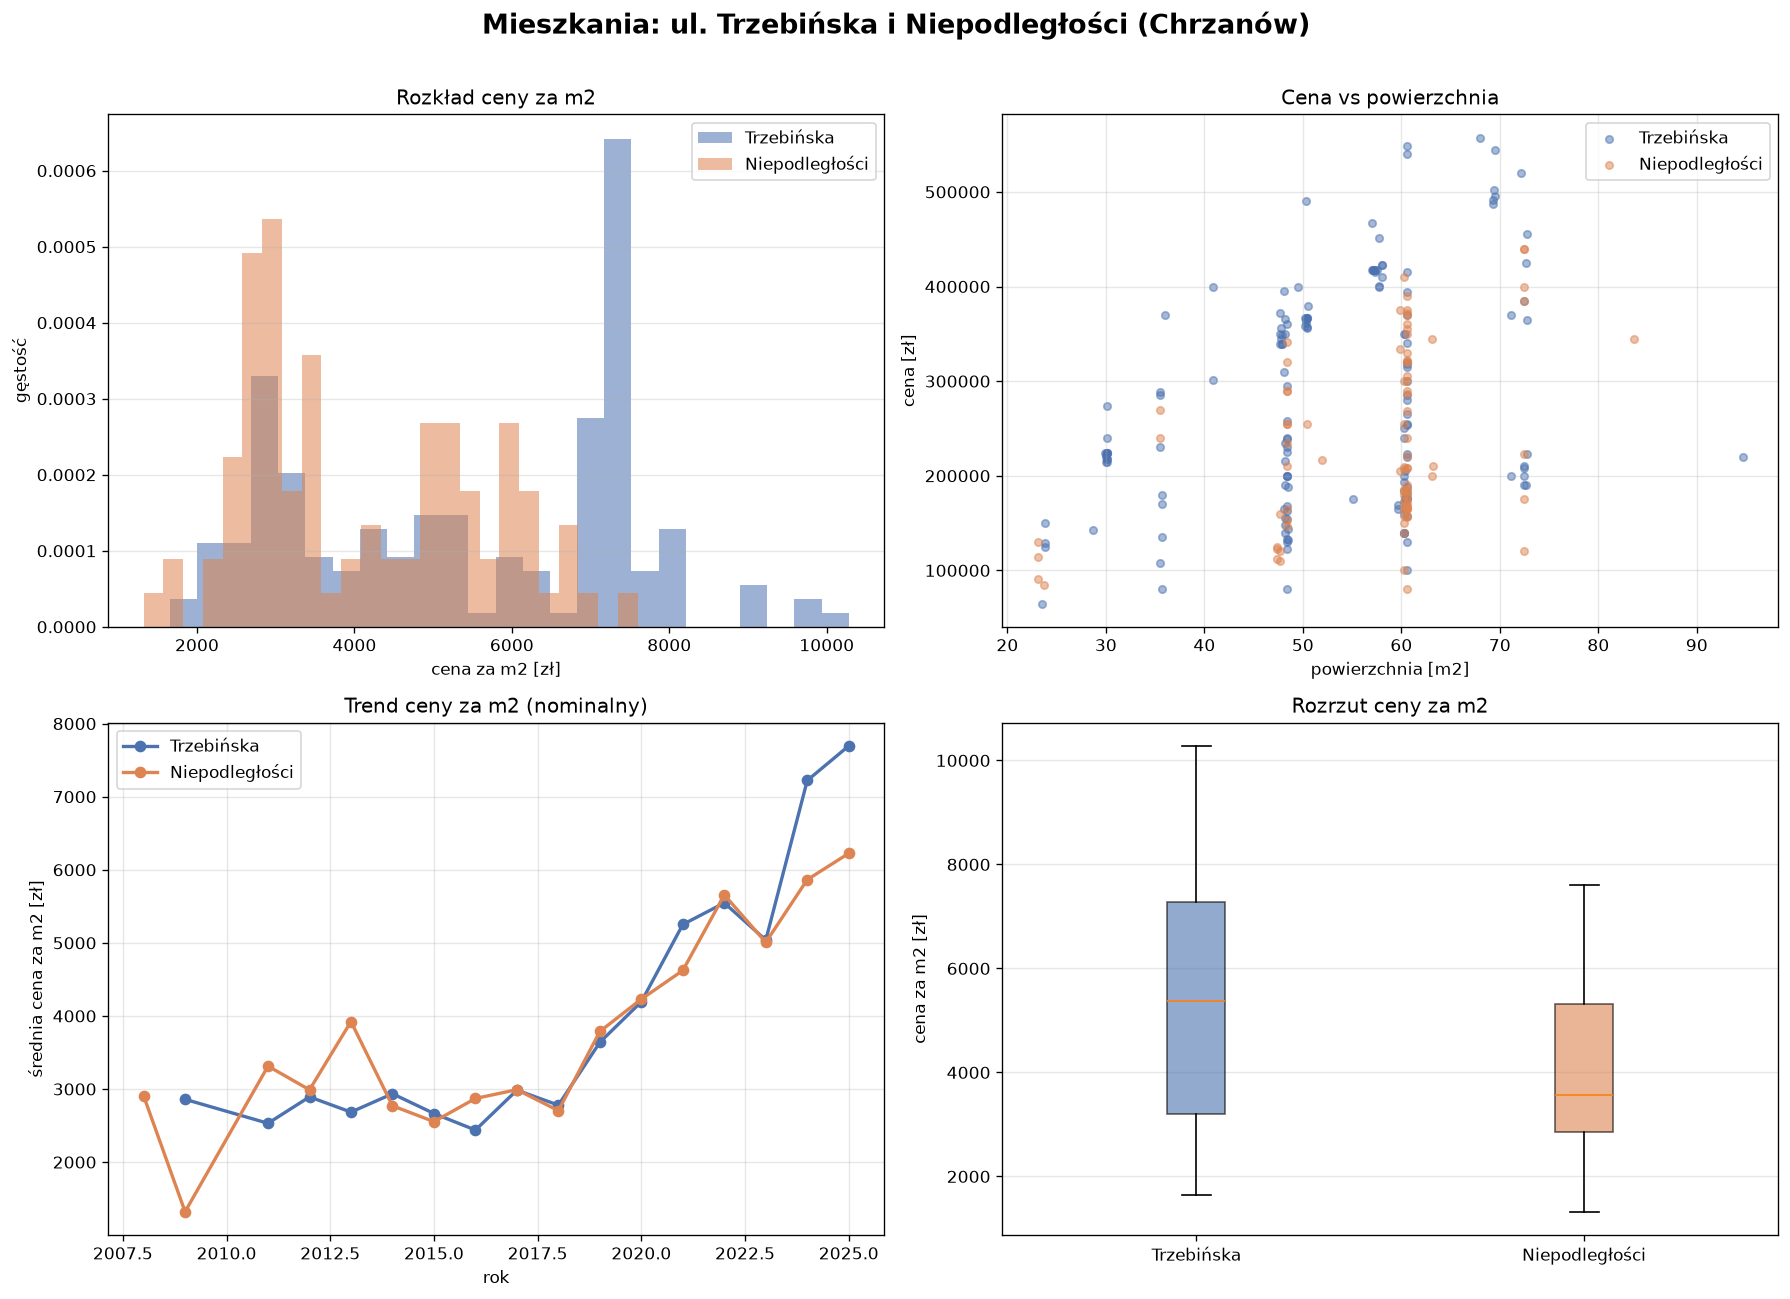

This chart was generated by the following Python code:
"""
Analiza cen mieszkań tylko z ulic Trzebińska i Niepodległości (Chrzanów).

Filtruje transakcje do dwóch konkretnych ulic i porównuje:
  - statystyki cen (nominalne i realne 2026)
  - rozkład cen za m2
  - trend w czasie
"""

import numpy as np
import pandas as pd
import matplotlib
matplotlib.use("Agg")
import matplotlib.pyplot as plt

from mieszkania_prediction import load_data, clean
from inflacja_korekta import wspolczynnik_deflacji


ULICE = ["Trzebińska", "Niepodległości"]


def main():
    df = load_data()
    df = clean(df, verbose=False)

    # filtr: tylko wybrane ulice
    mask = df["lok_adres"].str.contains("|".join(ULICE), case=False, na=False)
    df = df[mask].copy()

    # przypisz ulicę
    def ktora_ulica(adres):
        for u in ULICE:
            if u.lower() in adres.lower():
                return u
        return "inne"

    df["ulica"] = df["lok_adres"].apply(ktora_ulica)

    # korekta o inflację
    df["wsp_inflacji"] = df["rok"].apply(wspolczynnik_deflacji)
    df["cena_realna_2026"] = df["tran_cena_brutto"] * df["wsp_inflacji"]
    df["cena_za_m2_realna"] = df["cena_realna_2026"] / df["lok_pow_uzyt"]

    print(f"Transakcje na wybranych ulicach: {len(df)}\n")

    # --- statystyki per ulica ---
    print("Statystyki cen (nominalne):")
    print("-" * 75)
    for u in ULICE:
        d = df[df["ulica"] == u]
        print(f"\n{u} (n={len(d)}):")
        print(f"  cena:        min {d.tran_cena_brutto.min():>10,.0f}  "
              f"mediana {d.tran_cena_brutto.median():>10,.0f}  "
              f"max {d.tran_cena_brutto.max():>10,.0f} zł")
        print(f"  cena za m2:  min {d.cena_za_m2.min():>10,.0f}  "
              f"mediana {d.cena_za_m2.median():>10,.0f}  "
              f"max {d.cena_za_m2.max():>10,.0f} zł")
        print(f"  powierzchnia: mediana {d.lok_pow_uzyt.median():.1f} m2")
        print(f"  cena realna (2026) mediana: "
              f"{d.cena_realna_2026.median():,.0f} zł")

    # --- trend w czasie per ulica ---
    print("\n\nŚrednia cena za m2 wg roku:")
    print("-" * 75)
    for u in ULICE:
        d = df[df["ulica"] == u]
        grp = d.groupby("rok")["cena_za_m2"].agg(["mean", "size"])
        print(f"\n{u}:")
        for y, row in grp.iterrows():
            print(f"  {y}: {row['mean']:>7,.0f} zł/m2  (n={int(row['size'])})")

    # ------------------------------------------------------------------
    # Wykresy
    # ------------------------------------------------------------------
    fig, axes = plt.subplots(2, 2, figsize=(15, 11))
    fig.suptitle("Mieszkania: ul. Trzebińska i Niepodległości (Chrzanów)",
                 fontsize=16, fontweight="bold")

    colors = {"Trzebińska": "#4C72B0", "Niepodległości": "#DD8452"}

    # 1. rozkład ceny za m2
    ax = axes[0, 0]
    for u in ULICE:
        d = df[df["ulica"] == u]
        ax.hist(d["cena_za_m2"], bins=25, alpha=0.55, label=u,
                color=colors[u], density=True)
    ax.set_xlabel("cena za m2 [zł]")
    ax.set_ylabel("gęstość")
    ax.set_title("Rozkład ceny za m2")
    ax.legend()
    ax.grid(axis="y", alpha=0.3)

    # 2. cena vs powierzchnia
    ax = axes[0, 1]
    for u in ULICE:
        d = df[df["ulica"] == u]
        ax.scatter(d["lok_pow_uzyt"], d["tran_cena_brutto"],
                   s=20, alpha=0.5, label=u, color=colors[u])
    ax.set_xlabel("powierzchnia [m2]")
    ax.set_ylabel("cena [zł]")
    ax.set_title("Cena vs powierzchnia")
    ax.legend()
    ax.grid(alpha=0.3)

    # 3. trend ceny za m2 w czasie
    ax = axes[1, 0]
    for u in ULICE:
        d = df[df["ulica"] == u]
        grp = d.groupby("rok")["cena_za_m2"].mean()
        ax.plot(grp.index, grp.values, "o-", label=u, color=colors[u],
                linewidth=2)
    ax.set_xlabel("rok")
    ax.set_ylabel("średnia cena za m2 [zł]")
    ax.set_title("Trend ceny za m2 (nominalny)")
    ax.legend()
    ax.grid(alpha=0.3)

    # 4. boxplot ceny za m2
    ax = axes[1, 1]
    data = [df[df["ulica"] == u]["cena_za_m2"].values for u in ULICE]
    bp = ax.boxplot(data, tick_labels=ULICE, patch_artist=True)
    for patch, u in zip(bp["boxes"], ULICE):
        patch.set_facecolor(colors[u])
        patch.set_alpha(0.6)
    ax.set_ylabel("cena za m2 [zł]")
    ax.set_title("Rozrzut ceny za m2")
    ax.grid(axis="y", alpha=0.3)

    plt.tight_layout(rect=[0, 0, 1, 0.97])
    out = "ulice_analiza.png"
    plt.savefig(out, dpi=120, bbox_inches="tight")
    print(f"\nZapisano wykres: {out}")


if __name__ == "__main__":
    main()
